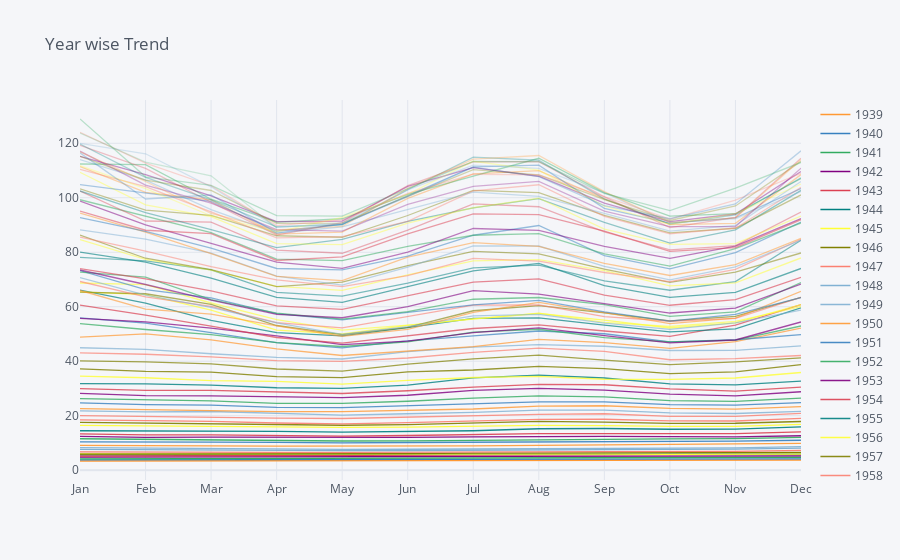

Notebook cell for this chart:
### Markdown cell above
## Yearly_Summary

### Code cell
pivot_data.iplot(title="Year wise Trend")

### Figure 1 — Plotly figure (JSON) as saved in the notebook; plotly's stock layout.template omitted (floating-point values rounded to 4 significant figures)
{"data": [{"line": {"color": "rgba(255, 153, 51, 1.0)", "dash": "solid", "shape": "linear", "width": 1.3}, "mode": "lines", "name": "1939", "text": "", "type": "scatter", "x": ["Jan", "Feb", "Mar", "Apr", "May", "Jun", "Jul", "Aug", "Sep", "Oct", "Nov", "Dec"], "y": [3.384, 3.41, 3.487, 3.513, 3.513, 3.565, 3.565, 3.617, 3.72, 3.72, 3.746, 3.746]}, {"line": {"color": "rgba(55, 128, 191, 1.0)", "dash": "solid", "shape": "linear", "width": 1.3}, "mode": "lines", "name": "1940", "text": "", "type": "scatter", "x": ["Jan", "Feb", "Mar", "Apr", "May", "Jun", "Jul", "Aug", "Sep", "Oct", "Nov", "Dec"], "y": [3.772, 3.823, 3.849, 3.849, 3.875, 3.927, 3.927, 3.978, 4.03, 4.056, 4.159, 4.159]}, {"line": {"color": "rgba(50, 171, 96, 1.0)", "dash": "solid", "shape": "linear", "width": 1.3}, "mode": "lines", "name": "1941", "text": "", "type": "scatter", "x": ["Jan", "Feb", "Mar", "Apr", "May", "Jun", "Jul", "Aug", "Sep", "Oct", "Nov", "Dec"], "y": [4.185, 4.237, 4.288, 4.34, 4.366, 4.443, 4.495, 4.547, 4.572, 4.598, 4.65, 4.753]}, {"line": {"color": "rgba(128, 0, 128, 1.0)", "dash": "solid", "shape": "linear", "width": 1.3}, "mode": "lines", "name": "1942", "text": "", "type": "scatter", "x": ["Jan", "Feb", "Mar", "Apr", "May", "Jun", "Jul", "Aug", "Sep", "Oct", "Nov", "Dec"], "y": [4.805, 4.857, 4.883, 4.883, 4.883, 4.908, 5.063, 5.089, 5.115, 5.115, 5.192, 5.27]}, {"line": {"color": "rgba(219, 64, 82, 1.0)", "dash": "solid", "shape": "linear", "width": 1.3}, "mode": "lines", "name": "1943", "text": "", "type": "scatter", "x": ["Jan", "Feb", "Mar", "Apr", "May", "Jun", "Jul", "Aug", "Sep", "Oct", "Nov", "Dec"], "y": [5.218, 5.296, 5.322, 5.399, 5.425, 5.528, 5.58, 5.606, 5.709, 5.709, 5.787, 5.787]}, {"line": {"color": "rgba(0, 128, 128, 1.0)", "dash": "solid", "shape": "linear", "width": 1.3}, "mode": "lines", "name": "1944", "text": "", "type": "scatter", "x": ["Jan", "Feb", "Mar", "Apr", "May", "Jun", "Jul", "Aug", "Sep", "Oct", "Nov", "Dec"], "y": [5.735, 5.812, 5.916, 5.942, 5.942, 5.942, 5.89, 5.916, 5.89, 5.838, 5.89, 5.916]}, {"line": {"color": "rgba(255, 255, 51, 1.0)", "dash": "solid", "shape": "linear", "width": 1.3}, "mode": "lines", "name": "1945", "text": "", "type": "scatter", "x": ["Jan", "Feb", "Mar", "Apr", "May", "Jun", "Jul", "Aug", "Sep", "Oct", "Nov", "Dec"], "y": [6.019, 6.019, 5.993, 5.993, 6.045, 6.122, 6.097, 5.993, 5.89, 5.838, 5.89, 5.942]}, {"line": {"color": "rgba(128, 128, 0, 1.0)", "dash": "solid", "shape": "linear", "width": 1.3}, "mode": "lines", "name": "1946", "text": "", "type": "scatter", "x": ["Jan", "Feb", "Mar", "Apr", "May", "Jun", "Jul", "Aug", "Sep", "Oct", "Nov", "Dec"], "y": [5.942, 5.942, 5.942, 6.045, 6.097, 6.122, 6.252, 6.355, 6.433, 6.51, 6.536, 6.562]}, {"line": {"color": "rgba(251, 128, 114, 1.0)", "dash": "solid", "shape": "linear", "width": 1.3}, "mode": "lines", "name": "1947", "text": "", "type": "scatter", "x": ["Jan", "Feb", "Mar", "Apr", "May", "Jun", "Jul", "Aug", "Sep", "Oct", "Nov", "Dec"], "y": [6.742, 6.613, 6.562, 6.562, 6.536, 6.536, 6.536, 6.717, 6.846, 6.872, 6.949, 7.285]}, {"line": {"color": "rgba(128, 177, 211, 1.0)", "dash": "solid", "shape": "linear", "width": 1.3}, "mode": "lines", "name": "1948", "text": "", "type": "scatter", "x": ["Jan", "Feb", "Mar", "Apr", "May", "Jun", "Jul", "Aug", "Sep", "Oct", "Nov", "Dec"], "y": [7.647, 7.466, 7.492, 7.337, 7.182, 7.233, 7.285, 7.466, 7.595, 7.673, 7.776, 8.086]}, {"line": {"color": "rgba(128, 177, 211, 0.9012345679012346)", "dash": "solid", "shape": "linear", "width": 1.3}, "mode": "lines", "name": "1949", "text": "", "type": "scatter", "x": ["Jan", "Feb", "Mar", "Apr", "May", "Jun", "Jul", "Aug", "Sep", "Oct", "Nov", "Dec"], "y": [8.267, 8.086, 7.982, 7.802, 7.647, 7.698, 7.802, 7.982, 8.06, 8.008, 8.215, 8.68]}, {"line": {"color": "rgba(255, 153, 51, 0.9012345679012346)", "dash": "solid", "shape": "linear", "width": 1.3}, "mode": "lines", "name": "1950", "text": "", "type": "scatter", "x": ["Jan", "Feb", "Mar", "Apr", "May", "Jun", "Jul", "Aug", "Sep", "Oct", "Nov", "Dec"], "y": [9.093, 8.887, 8.938, 8.835, 8.809, 8.887, 8.912, 9.119, 9.248, 9.403, 9.533, 9.868]}, {"line": {"color": "rgba(55, 128, 191, 0.9012345679012346)", "dash": "solid", "shape": "linear", "width": 1.3}, "mode": "lines", "name": "1951", "text": "", "type": "scatter", "x": ["Jan", "Feb", "Mar", "Apr", "May", "Jun", "Jul", "Aug", "Sep", "Oct", "Nov", "Dec"], "y": [10.44, 10.28, 10.28, 10.26, 10.05, 10.18, 10.23, 10.46, 10.57, 10.49, 10.7, 11.01]}, {"line": {"color": "rgba(50, 171, 96, 0.9012345679012346)", "dash": "solid", "shape": "linear", "width": 1.3}, "mode": "lines", "name": "1952", "text": "", "type": "scatter", "x": ["Jan", "Feb", "Mar", "Apr", "May", "Jun", "Jul", "Aug", "Sep", "Oct", "Nov", "Dec"], "y": [11.55, 11.29, 11.21, 10.93, 10.72, 10.8, 10.98, 11.34, 11.55, 11.52, 11.62, 12.04]}, {"line": {"color": "rgba(128, 0, 128, 0.9012345679012346)", "dash": "solid", "shape": "linear", "width": 1.3}, "mode": "lines", "name": "1953", "text": "", "type": "scatter", "x": ["Jan", "Feb", "Mar", "Apr", "May", "Jun", "Jul", "Aug", "Sep", "Oct", "Nov", "Dec"], "y": [12.45, 12.06, 12.14, 12.06, 11.91, 12.06, 12.24, 12.43, 12.43, 12.32, 12.24, 12.66]}, {"line": {"color": "rgba(219, 64, 82, 0.9012345679012346)", "dash": "solid", "shape": "linear", "width": 1.3}, "mode": "lines", "name": "1954", "text": "", "type": "scatter", "x": ["Jan", "Feb", "Mar", "Apr", "May", "Jun", "Jul", "Aug", "Sep", "Oct", "Nov", "Dec"], "y": [13.36, 12.99, 12.94, 12.79, 12.53, 12.74, 13.07, 13.41, 13.46, 13.36, 13.41, 14.08]}, {"line": {"color": "rgba(0, 128, 128, 0.9012345679012346)", "dash": "solid", "shape": "linear", "width": 1.3}, "mode": "lines", "name": "1955", "text": "", "type": "scatter", "x": ["Jan", "Feb", "Mar", "Apr", "May", "Jun", "Jul", "Aug", "Sep", "Oct", "Nov", "Dec"], "y": [14.49, 14.44, 14.44, 14.29, 14.0, 14.13, 14.49, 15.22, 15.32, 15.04, 15.11, 15.89]}, {"line": {"color": "rgba(255, 255, 51, 0.9012345679012346)", "dash": "solid", "shape": "linear", "width": 1.3}, "mode": "lines", "name": "1956", "text": "", "type": "scatter", "x": ["Jan", "Feb", "Mar", "Apr", "May", "Jun", "Jul", "Aug", "Sep", "Oct", "Nov", "Dec"], "y": [16.46, 16.25, 16.09, 15.89, 15.73, 15.84, 16.07, 16.46, 16.35, 16.07, 16.07, 16.79]}, {"line": {"color": "rgba(128, 128, 0, 0.9012345679012346)", "dash": "solid", "shape": "linear", "width": 1.3}, "mode": "lines", "name": "1957", "text": "", "type": "scatter", "x": ["Jan", "Feb", "Mar", "Apr", "May", "Jun", "Jul", "Aug", "Sep", "Oct", "Nov", "Dec"], "y": [17.54, 17.31, 17.08, 16.79, 16.51, 16.71, 17.39, 17.93, 17.67, 17.18, 17.23, 17.88]}, {"line": {"color": "rgba(251, 128, 114, 0.9012345679012346)", "dash": "solid", "shape": "linear", "width": 1.3}, "mode": "lines", "name": "1958", "text": "", "type": "scatter", "x": ["Jan", "Feb", "Mar", "Apr", "May", "Jun", "Jul", "Aug", "Sep", "Oct", "Nov", "Dec"], "y": [18.5, 18.19, 17.95, 17.33, 17.0, 17.44, 17.93, 18.65, 18.7, 18.14, 18.06, 19.01]}, {"line": {"color": "rgba(251, 128, 114, 0.8024691358024691)", "dash": "solid", "shape": "linear", "width": 1.3}, "mode": "lines", "name": "1959", "text": "", "type": "scatter", "x": ["Jan", "Feb", "Mar", "Apr", "May", "Jun", "Jul", "Aug", "Sep", "Oct", "Nov", "Dec"], "y": [20.02, 19.69, 19.58, 19.12, 18.99, 19.58, 20.1, 20.51, 20.72, 19.79, 19.74, 20.87]}, {"line": {"color": "rgba(128, 177, 211, 0.8024691358024691)", "dash": "solid", "shape": "linear", "width": 1.3}, "mode": "lines", "name": "1960", "text": "", "type": "scatter", "x": ["Jan", "Feb", "Mar", "Apr", "May", "Jun", "Jul", "Aug", "Sep", "Oct", "Nov", "Dec"], "y": [21.75, 21.44, 21.55, 20.82, 20.2, 20.72, 21.24, 22.06, 22.09, 21.05, 20.82, 21.6]}, {"line": {"color": "rgba(255, 153, 51, 0.8024691358024691)", "dash": "solid", "shape": "linear", "width": 1.3}, "mode": "lines", "name": "1961", "text": "", "type": "scatter", "x": ["Jan", "Feb", "Mar", "Apr", "May", "Jun", "Jul", "Aug", "Sep", "Oct", "Nov", "Dec"], "y": [22.63, 22.17, 21.86, 21.49, 21.49, 21.96, 22.48, 23.53, 23.66, 22.73, 22.4, 23.33]}, {"line": {"color": "rgba(55, 128, 191, 0.8024691358024691)", "dash": "solid", "shape": "linear", "width": 1.3}, "mode": "lines", "name": "1962", "text": "", "type": "scatter", "x": ["Jan", "Feb", "Mar", "Apr", "May", "Jun", "Jul", "Aug", "Sep", "Oct", "Nov", "Dec"], "y": [24.72, 24.08, 23.92, 23.04, 22.94, 23.72, 24.44, 25.11, 25.11, 24.08, 23.92, 24.83]}, {"line": {"color": "rgba(50, 171, 96, 0.8024691358024691)", "dash": "solid", "shape": "linear", "width": 1.3}, "mode": "lines", "name": "1963", "text": "", "type": "scatter", "x": ["Jan", "Feb", "Mar", "Apr", "May", "Jun", "Jul", "Aug", "Sep", "Oct", "Nov", "Dec"], "y": [26.27, 25.96, 25.47, 24.52, 24.52, 25.32, 26.45, 27.31, 26.92, 25.55, 25.24, 26.48]}, {"line": {"color": "rgba(128, 0, 128, 0.8024691358024691)", "dash": "solid", "shape": "linear", "width": 1.3}, "mode": "lines", "name": "1964", "text": "", "type": "scatter", "x": ["Jan", "Feb", "Mar", "Apr", "May", "Jun", "Jul", "Aug", "Sep", "Oct", "Nov", "Dec"], "y": [28.21, 27.36, 27.28, 26.84, 26.63, 27.51, 29.27, 30.07, 29.42, 27.9, 27.28, 28.8]}, {"line": {"color": "rgba(219, 64, 82, 0.8024691358024691)", "dash": "solid", "shape": "linear", "width": 1.3}, "mode": "lines", "name": "1965", "text": "", "type": "scatter", "x": ["Jan", "Feb", "Mar", "Apr", "May", "Jun", "Jul", "Aug", "Sep", "Oct", "Nov", "Dec"], "y": [29.94, 29.27, 29.32, 28.65, 28.16, 29.17, 30.48, 31.52, 31.36, 29.84, 29.04, 30.51]}, {"line": {"color": "rgba(0, 128, 128, 0.8024691358024691)", "dash": "solid", "shape": "linear", "width": 1.3}, "mode": "lines", "name": "1966", "text": "", "type": "scatter", "x": ["Jan", "Feb", "Mar", "Apr", "May", "Jun", "Jul", "Aug", "Sep", "Oct", "Nov", "Dec"], "y": [31.75, 31.7, 31.26, 30.28, 30.04, 31.21, 33.87, 34.88, 33.84, 31.72, 31.31, 32.73]}, {"line": {"color": "rgba(255, 255, 51, 0.8024691358024691)", "dash": "solid", "shape": "linear", "width": 1.3}, "mode": "lines", "name": "1967", "text": "", "type": "scatter", "x": ["Jan", "Feb", "Mar", "Apr", "May", "Jun", "Jul", "Aug", "Sep", "Oct", "Nov", "Dec"], "y": [34.52, 33.95, 32.89, 32.64, 31.56, 32.94, 34.03, 34.42, 33.38, 33.32, 33.84, 35.87]}, {"line": {"color": "rgba(128, 128, 0, 0.8024691358024691)", "dash": "solid", "shape": "linear", "width": 1.3}, "mode": "lines", "name": "1968", "text": "", "type": "scatter", "x": ["Jan", "Feb", "Mar", "Apr", "May", "Jun", "Jul", "Aug", "Sep", "Oct", "Nov", "Dec"], "y": [37.21, 36.29, 35.99, 34.35, 33.96, 36.12, 36.78, 38.1, 37.26, 35.48, 36.12, 38.74]}, {"line": {"color": "rgba(128, 128, 0, 0.7037037037037037)", "dash": "solid", "shape": "linear", "width": 1.3}, "mode": "lines", "name": "1969", "text": "", "type": "scatter", "x": ["Jan", "Feb", "Mar", "Apr", "May", "Jun", "Jul", "Aug", "Sep", "Oct", "Nov", "Dec"], "y": [40.16, 39.74, 39.01, 37.15, 36.35, 38.97, 40.86, 42.23, 40.39, 38.74, 39.78, 41.2]}, {"line": {"color": "rgba(251, 128, 114, 0.7037037037037037)", "dash": "solid", "shape": "linear", "width": 1.3}, "mode": "lines", "name": "1970", "text": "", "type": "scatter", "x": ["Jan", "Feb", "Mar", "Apr", "May", "Jun", "Jul", "Aug", "Sep", "Oct", "Nov", "Dec"], "y": [43.09, 42.56, 41.62, 40.2, 39.93, 41.18, 43.22, 44.81, 43.6, 40.55, 40.94, 42.11]}, {"line": {"color": "rgba(128, 177, 211, 0.7037037037037037)", "dash": "solid", "shape": "linear", "width": 1.3}, "mode": "lines", "name": "1971", "text": "", "type": "scatter", "x": ["Jan", "Feb", "Mar", "Apr", "May", "Jun", "Jul", "Aug", "Sep", "Oct", "Nov", "Dec"], "y": [44.95, 44.37, 42.75, 41.42, 40.83, 43.55, 45.19, 46.11, 45.51, 43.95, 44.0, 45.61]}, {"line": {"color": "rgba(255, 153, 51, 0.7037037037037037)", "dash": "solid", "shape": "linear", "width": 1.3}, "mode": "lines", "name": "1972", "text": "", "type": "scatter", "x": ["Jan", "Feb", "Mar", "Apr", "May", "Jun", "Jul", "Aug", "Sep", "Oct", "Nov", "Dec"], "y": [48.84, 50.02, 47.84, 44.51, 42.11, 43.82, 45.4, 47.99, 46.83, 44.69, 47.2, 52.18]}, {"line": {"color": "rgba(55, 128, 191, 0.7037037037037037)", "dash": "solid", "shape": "linear", "width": 1.3}, "mode": "lines", "name": "1973", "text": "", "type": "scatter", "x": ["Jan", "Feb", "Mar", "Apr", "May", "Jun", "Jul", "Aug", "Sep", "Oct", "Nov", "Dec"], "y": [55.93, 54.0, 50.51, 46.82, 44.93, 47.46, 49.32, 51.09, 50.08, 47.08, 47.88, 49.8]}, {"line": {"color": "rgba(50, 171, 96, 0.7037037037037037)", "dash": "solid", "shape": "linear", "width": 1.3}, "mode": "lines", "name": "1974", "text": "", "type": "scatter", "x": ["Jan", "Feb", "Mar", "Apr", "May", "Jun", "Jul", "Aug", "Sep", "Oct", "Nov", "Dec"], "y": [53.82, 51.66, 49.8, 46.83, 45.42, 47.11, 50.71, 51.74, 48.67, 47.12, 47.75, 52.94]}, {"line": {"color": "rgba(128, 0, 128, 0.7037037037037037)", "dash": "solid", "shape": "linear", "width": 1.3}, "mode": "lines", "name": "1975", "text": "", "type": "scatter", "x": ["Jan", "Feb", "Mar", "Apr", "May", "Jun", "Jul", "Aug", "Sep", "Oct", "Nov", "Dec"], "y": [55.7, 54.41, 52.14, 49.34, 46.11, 47.38, 50.53, 52.26, 49.43, 46.75, 47.8, 54.41]}, {"line": {"color": "rgba(219, 64, 82, 0.7037037037037037)", "dash": "solid", "shape": "linear", "width": 1.3}, "mode": "lines", "name": "1976", "text": "", "type": "scatter", "x": ["Jan", "Feb", "Mar", "Apr", "May", "Jun", "Jul", "Aug", "Sep", "Oct", "Nov", "Dec"], "y": [60.61, 56.93, 52.92, 48.72, 46.68, 49.25, 52.02, 53.38, 51.1, 49.14, 53.26, 60.82]}, {"line": {"color": "rgba(0, 128, 128, 0.7037037037037037)", "dash": "solid", "shape": "linear", "width": 1.3}, "mode": "lines", "name": "1977", "text": "", "type": "scatter", "x": ["Jan", "Feb", "Mar", "Apr", "May", "Jun", "Jul", "Aug", "Sep", "Oct", "Nov", "Dec"], "y": [66.11, 61.36, 54.99, 50.51, 49.32, 52.31, 55.76, 55.93, 53.23, 50.74, 51.9, 59.58]}, {"line": {"color": "rgba(255, 255, 51, 0.7037037037037037)", "dash": "solid", "shape": "linear", "width": 1.3}, "mode": "lines", "name": "1978", "text": "", "type": "scatter", "x": ["Jan", "Feb", "Mar", "Apr", "May", "Jun", "Jul", "Aug", "Sep", "Oct", "Nov", "Dec"], "y": [65.47, 64.46, 58.73, 51.41, 49.99, 53.2, 55.52, 57.51, 55.06, 52.2, 54.05, 60.76]}, {"line": {"color": "rgba(255, 255, 51, 0.6049382716049383)", "dash": "solid", "shape": "linear", "width": 1.3}, "mode": "lines", "name": "1979", "text": "", "type": "scatter", "x": ["Jan", "Feb", "Mar", "Apr", "May", "Jun", "Jul", "Aug", "Sep", "Oct", "Nov", "Dec"], "y": [68.71, 68.12, 61.37, 55.27, 51.4, 53.25, 55.44, 57.65, 54.23, 52.76, 54.65, 60.09]}, {"line": {"color": "rgba(128, 128, 0, 0.6049382716049383)", "dash": "solid", "shape": "linear", "width": 1.3}, "mode": "lines", "name": "1980", "text": "", "type": "scatter", "x": ["Jan", "Feb", "Mar", "Apr", "May", "Jun", "Jul", "Aug", "Sep", "Oct", "Nov", "Dec"], "y": [65.38, 64.77, 60.88, 53.11, 49.8, 52.43, 58.53, 60.41, 57.74, 54.76, 56.46, 63.44]}, {"line": {"color": "rgba(251, 128, 114, 0.6049382716049383)", "dash": "solid", "shape": "linear", "width": 1.3}, "mode": "lines", "name": "1981", "text": "", "type": "scatter", "x": ["Jan", "Feb", "Mar", "Apr", "May", "Jun", "Jul", "Aug", "Sep", "Oct", "Nov", "Dec"], "y": [69.27, 63.63, 60.1, 54.14, 52.25, 56.49, 60.62, 60.65, 56.37, 54.68, 55.72, 63.43]}, {"line": {"color": "rgba(128, 177, 211, 0.6049382716049383)", "dash": "solid", "shape": "linear", "width": 1.3}, "mode": "lines", "name": "1982", "text": "", "type": "scatter", "x": ["Jan", "Feb", "Mar", "Apr", "May", "Jun", "Jul", "Aug", "Sep", "Oct", "Nov", "Dec"], "y": [70.67, 64.27, 59.78, 54.11, 49.86, 52.71, 56.64, 57.19, 54, 51.7, 54.07, 58.77]}, {"line": {"color": "rgba(255, 153, 51, 0.6049382716049383)", "dash": "solid", "shape": "linear", "width": 1.3}, "mode": "lines", "name": "1983", "text": "", "type": "scatter", "x": ["Jan", "Feb", "Mar", "Apr", "May", "Jun", "Jul", "Aug", "Sep", "Oct", "Nov", "Dec"], "y": [65.96, 59.16, 57.31, 52.97, 49.17, 51.71, 57.93, 61.59, 57.81, 53.78, 55.8, 65.63]}, {"line": {"color": "rgba(55, 128, 191, 0.6049382716049383)", "dash": "solid", "shape": "linear", "width": 1.3}, "mode": "lines", "name": "1984", "text": "", "type": "scatter", "x": ["Jan", "Feb", "Mar", "Apr", "May", "Jun", "Jul", "Aug", "Sep", "Oct", "Nov", "Dec"], "y": [73.27, 66.25, 63.28, 57.45, 55.15, 57.93, 60.68, 62.36, 58.08, 54.72, 57.17, 63.35]}, {"line": {"color": "rgba(50, 171, 96, 0.6049382716049383)", "dash": "solid", "shape": "linear", "width": 1.3}, "mode": "lines", "name": "1985", "text": "", "type": "scatter", "x": ["Jan", "Feb", "Mar", "Apr", "May", "Jun", "Jul", "Aug", "Sep", "Oct", "Nov", "Dec"], "y": [72.68, 70.85, 62.62, 57.61, 55.45, 58.22, 62.76, 63.39, 60.75, 56.46, 58.14, 68.88]}, {"line": {"color": "rgba(128, 0, 128, 0.6049382716049383)", "dash": "solid", "shape": "linear", "width": 1.3}, "mode": "lines", "name": "1986", "text": "", "type": "scatter", "x": ["Jan", "Feb", "Mar", "Apr", "May", "Jun", "Jul", "Aug", "Sep", "Oct", "Nov", "Dec"], "y": [73.5, 68.16, 62.39, 57.19, 55.96, 60.03, 65.91, 64.64, 61.17, 57.7, 59.5, 68.33]}, {"line": {"color": "rgba(219, 64, 82, 0.6049382716049383)", "dash": "solid", "shape": "linear", "width": 1.3}, "mode": "lines", "name": "1987", "text": "", "type": "scatter", "x": ["Jan", "Feb", "Mar", "Apr", "May", "Jun", "Jul", "Aug", "Sep", "Oct", "Nov", "Dec"], "y": [74.02, 70.25, 65.8, 60.32, 59.02, 64.03, 69.03, 70.24, 64.3, 60.54, 62.62, 70.77]}, {"line": {"color": "rgba(0, 128, 128, 0.6049382716049383)", "dash": "solid", "shape": "linear", "width": 1.3}, "mode": "lines", "name": "1988", "text": "", "type": "scatter", "x": ["Jan", "Feb", "Mar", "Apr", "May", "Jun", "Jul", "Aug", "Sep", "Oct", "Nov", "Dec"], "y": [80.08, 76.36, 70.5, 63.42, 61.58, 67.27, 73.17, 75.95, 67.72, 63.46, 65.27, 74.05]}, {"line": {"color": "rgba(0, 128, 128, 0.5061728395061729)", "dash": "solid", "shape": "linear", "width": 1.3}, "mode": "lines", "name": "1989", "text": "", "type": "scatter", "x": ["Jan", "Feb", "Mar", "Apr", "May", "Jun", "Jul", "Aug", "Sep", "Oct", "Nov", "Dec"], "y": [78.14, 76.85, 73.54, 65.27, 63.86, 68.66, 74.25, 75.27, 69.51, 66.06, 69.26, 84.4]}, {"line": {"color": "rgba(255, 255, 51, 0.5061728395061729)", "dash": "solid", "shape": "linear", "width": 1.3}, "mode": "lines", "name": "1990", "text": "", "type": "scatter", "x": ["Jan", "Feb", "Mar", "Apr", "May", "Jun", "Jul", "Aug", "Sep", "Oct", "Nov", "Dec"], "y": [84.64, 77.42, 73.42, 67.46, 66.01, 71.65, 76.84, 77.33, 73.28, 67.62, 68.77, 77.92]}, {"line": {"color": "rgba(128, 128, 0, 0.5061728395061729)", "dash": "solid", "shape": "linear", "width": 1.3}, "mode": "lines", "name": "1991", "text": "", "type": "scatter", "x": ["Jan", "Feb", "Mar", "Apr", "May", "Jun", "Jul", "Aug", "Sep", "Oct", "Nov", "Dec"], "y": [86.29, 77.8, 73.61, 67.35, 69.02, 75.08, 80.35, 79.41, 73.81, 68.96, 72.72, 79.74]}, {"line": {"color": "rgba(251, 128, 114, 0.5061728395061729)", "dash": "solid", "shape": "linear", "width": 1.3}, "mode": "lines", "name": "1992", "text": "", "type": "scatter", "x": ["Jan", "Feb", "Mar", "Apr", "May", "Jun", "Jul", "Aug", "Sep", "Oct", "Nov", "Dec"], "y": [85.56, 80.42, 74.74, 69.84, 67.38, 71.42, 77.73, 76.78, 72.57, 69.24, 73.72, 84.78]}, {"line": {"color": "rgba(128, 177, 211, 0.5061728395061729)", "dash": "solid", "shape": "linear", "width": 1.3}, "mode": "lines", "name": "1993", "text": "", "type": "scatter", "x": ["Jan", "Feb", "Mar", "Apr", "May", "Jun", "Jul", "Aug", "Sep", "Oct", "Nov", "Dec"], "y": [88.23, 84.79, 79.69, 71.27, 67.91, 74.55, 82.34, 82.29, 74.83, 69.88, 74.63, 84.47]}, {"line": {"color": "rgba(255, 153, 51, 0.5061728395061729)", "dash": "solid", "shape": "linear", "width": 1.3}, "mode": "lines", "name": "1994", "text": "", "type": "scatter", "x": ["Jan", "Feb", "Mar", "Apr", "May", "Jun", "Jul", "Aug", "Sep", "Oct", "Nov", "Dec"], "y": [94.4, 87.41, 79.48, 71.18, 69.59, 78.2, 83.53, 82.13, 75.92, 71.48, 75.48, 85.08]}, {"line": {"color": "rgba(55, 128, 191, 0.5061728395061729)", "dash": "solid", "shape": "linear", "width": 1.3}, "mode": "lines", "name": "1995", "text": "", "type": "scatter", "x": ["Jan", "Feb", "Mar", "Apr", "May", "Jun", "Jul", "Aug", "Sep", "Oct", "Nov", "Dec"], "y": [92.74, 87.67, 81.52, 74.05, 73.5, 78.55, 86.24, 89.81, 78.74, 73.94, 79.89, 91.09]}, {"line": {"color": "rgba(50, 171, 96, 0.5061728395061729)", "dash": "solid", "shape": "linear", "width": 1.3}, "mode": "lines", "name": "1996", "text": "", "type": "scatter", "x": ["Jan", "Feb", "Mar", "Apr", "May", "Jun", "Jul", "Aug", "Sep", "Oct", "Nov", "Dec"], "y": [99.27, 93.17, 87.21, 77.47, 76.93, 82.2, 86.23, 86.82, 79.44, 74.91, 81.3, 90.75]}, {"line": {"color": "rgba(128, 0, 128, 0.5061728395061729)", "dash": "solid", "shape": "linear", "width": 1.3}, "mode": "lines", "name": "1997", "text": "", "type": "scatter", "x": ["Jan", "Feb", "Mar", "Apr", "May", "Jun", "Jul", "Aug", "Sep", "Oct", "Nov", "Dec"], "y": [98.75, 90.05, 83.27, 76.38, 74.08, 80.01, 88.72, 88.05, 82.18, 77.73, 82.28, 92.36]}, {"line": {"color": "rgba(219, 64, 82, 0.5061728395061729)", "dash": "solid", "shape": "linear", "width": 1.3}, "mode": "lines", "name": "1998", "text": "", "type": "scatter", "x": ["Jan", "Feb", "Mar", "Apr", "May", "Jun", "Jul", "Aug", "Sep", "Oct", "Nov", "Dec"], "y": [95.07, 88.08, 86.81, 76.98, 78.27, 86.71, 94.11, 93.8, 87.79, 80.33, 81.67, 91.96]}, {"line": {"color": "rgba(219, 64, 82, 0.4074074074074075)", "dash": "solid", "shape": "linear", "width": 1.3}, "mode": "lines", "name": "1999", "text": "", "type": "scatter", "x": ["Jan", "Feb", "Mar", "Apr", "May", "Jun", "Jul", "Aug", "Sep", "Oct", "Nov", "Dec"], "y": [102.4, 91.47, 91.02, 80.75, 79.64, 88.12, 97.78, 96.7, 87.49, 80.86, 82.44, 94.77]}, {"line": {"color": "rgba(0, 128, 128, 0.4074074074074075)", "dash": "solid", "shape": "linear", "width": 1.3}, "mode": "lines", "name": "2000", "text": "", "type": "scatter", "x": ["Jan", "Feb", "Mar", "Apr", "May", "Jun", "Jul", "Aug", "Sep", "Oct", "Nov", "Dec"], "y": [102.5, 94.52, 88.35, 81.67, 84.72, 91.33, 96.3, 99.67, 90.95, 83.38, 88.25, 102.7]}, {"line": {"color": "rgba(255, 255, 51, 0.4074074074074075)", "dash": "solid", "shape": "linear", "width": 1.3}, "mode": "lines", "name": "2001", "text": "", "type": "scatter", "x": ["Jan", "Feb", "Mar", "Apr", "May", "Jun", "Jul", "Aug", "Sep", "Oct", "Nov", "Dec"], "y": [109.3, 97.4, 93.06, 83.13, 82.78, 90.66, 96.33, 99.81, 88.51, 82.9, 83.15, 93.28]}, {"line": {"color": "rgba(128, 128, 0, 0.4074074074074075)", "dash": "solid", "shape": "linear", "width": 1.3}, "mode": "lines", "name": "2002", "text": "", "type": "scatter", "x": ["Jan", "Feb", "Mar", "Apr", "May", "Jun", "Jul", "Aug", "Sep", "Oct", "Nov", "Dec"], "y": [103.3, 95.46, 93.51, 86.05, 85.5, 93.49, 102.7, 101.9, 93.56, 87.13, 88.8, 101.0]}, {"line": {"color": "rgba(251, 128, 114, 0.4074074074074075)", "dash": "solid", "shape": "linear", "width": 1.3}, "mode": "lines", "name": "2003", "text": "", "type": "scatter", "x": ["Jan", "Feb", "Mar", "Apr", "May", "Jun", "Jul", "Aug", "Sep", "Oct", "Nov", "Dec"], "y": [110.4, 104.1, 94.8, 85.31, 85.74, 91.37, 102.5, 104.8, 93.18, 86.75, 88.83, 103.8]}, {"line": {"color": "rgba(128, 177, 211, 0.4074074074074075)", "dash": "solid", "shape": "linear", "width": 1.3}, "mode": "lines", "name": "2004", "text": "", "type": "scatter", "x": ["Jan", "Feb", "Mar", "Apr", "May", "Jun", "Jul", "Aug", "Sep", "Oct", "Nov", "Dec"], "y": [114.0, 106.4, 95.66, 86.98, 89.32, 95.81, 102.1, 100.5, 94.3, 87.77, 89.83, 106.0]}, {"line": {"color": "rgba(255, 153, 51, 0.4074074074074075)", "dash": "solid", "shape": "linear", "width": 1.3}, "mode": "lines", "name": "2005", "text": "", "type": "scatter", "x": ["Jan", "Feb", "Mar", "Apr", "May", "Jun", "Jul", "Aug", "Sep", "Oct", "Nov", "Dec"], "y": [111.4, 101.9, 99.23, 86.68, 87.38, 99.74, 108.8, 110.0, 99.56, 90.17, 90.63, 108.5]}, {"line": {"color": "rgba(55, 128, 191, 0.4074074074074075)", "dash": "solid", "shape": "linear", "width": 1.3}, "mode": "lines", "name": "2006", "text": "", "type": "scatter", "x": ["Jan", "Feb", "Mar", "Apr", "May", "Jun", "Jul", "Aug", "Sep", "Oct", "Nov", "Dec"], "y": [104.8, 101.6, 98.69, 87.7, 90.24, 100.8, 111.4, 112.0, 96.12, 90.69, 92.59, 103.4]}, {"line": {"color": "rgba(50, 171, 96, 0.4074074074074075)", "dash": "solid", "shape": "linear", "width": 1.3}, "mode": "lines", "name": "2007", "text": "", "type": "scatter", "x": ["Jan", "Feb", "Mar", "Apr", "May", "Jun", "Jul", "Aug", "Sep", "Oct", "Nov", "Dec"], "y": [112.4, 112.1, 99.47, 91.05, 92.3, 101.3, 107.9, 114.5, 101.9, 93.28, 94.15, 107.0]}, {"line": {"color": "rgba(128, 0, 128, 0.4074074074074075)", "dash": "solid", "shape": "linear", "width": 1.3}, "mode": "lines", "name": "2008", "text": "", "type": "scatter", "x": ["Jan", "Feb", "Mar", "Apr", "May", "Jun", "Jul", "Aug", "Sep", "Oct", "Nov", "Dec"], "y": [115.2, 108.5, 100.7, 91.21, 91.44, 104.2, 111.1, 107.9, 98.01, 91.24, 94.03, 109.7]}, {"line": {"color": "rgba(128, 0, 128, 0.30864197530864207)", "dash": "solid", "shape": "linear", "width": 1.3}, "mode": "lines", "name": "2009", "text": "", "type": "scatter", "x": ["Jan", "Feb", "Mar", "Apr", "May", "Jun", "Jul", "Aug", "Sep", "Oct", "Nov", "Dec"], "y": [117.1, 104.7, 98.0, 88.32, 87.73, 97.55, 104.2, 106.0, 95.09, 89.38, 89.46, 110.9]}, {"line": {"color": "rgba(219, 64, 82, 0.30864197530864207)", "dash": "solid", "shape": "linear", "width": 1.3}, "mode": "lines", "name": "2010", "text": "", "type": "scatter", "x": ["Jan", "Feb", "Mar", "Apr", "May", "Jun", "Jul", "Aug", "Sep", "Oct", "Nov", "Dec"], "y": [119.2, 110.8, 98.34, 86.26, 90.85, 104.5, 113.1, 113.3, 100.3, 89.07, 92.83, 114.5]}, {"line": {"color": "rgba(0, 128, 128, 0.30864197530864207)", "dash": "solid", "shape": "linear", "width": 1.3}, "mode": "lines", "name": "2011", "text": "", "type": "scatter", "x": ["Jan", "Feb", "Mar", "Apr", "May", "Jun", "Jul", "Aug", "Sep", "Oct", "Nov", "Dec"], "y": [119.7, 107.5, 99.18, 89.36, 90.09, 102.9, 114.9, 113.8, 99.58, 90.32, 93.75, 107.3]}, {"line": {"color": "rgba(255, 255, 51, 0.30864197530864207)", "dash": "solid", "shape": "linear", "width": 1.3}, "mode": "lines", "name": "2012", "text": "", "type": "scatter", "x": ["Jan", "Feb", "Mar", "Apr", "May", "Jun", "Jul", "Aug", "Sep", "Oct", "Nov", "Dec"], "y": [111.8, 103.3, 93.41, 87.45, 92.77, 101.2, 113.4, 110.2, 96.9, 90.26, 94.21, 105.0]}, {"line": {"color": "rgba(128, 128, 0, 0.30864197530864207)", "dash": "solid", "shape": "linear", "width": 1.3}, "mode": "lines", "name": "2013", "text": "", "type": "scatter", "x": ["Jan", "Feb", "Mar", "Apr", "May", "Jun", "Jul", "Aug", "Sep", "Oct", "Nov", "Dec"], "y": [115.2, 106.5, 102.7, 90.61, 90.7, 100.7, 110.4, 108.4, 99.34, 91.67, 96.98, 113.3]}, {"line": {"color": "rgba(251, 128, 114, 0.30864197530864207)", "dash": "solid", "shape": "linear", "width": 1.3}, "mode": "lines", "name": "2014", "text": "", "type": "scatter", "x": ["Jan", "Feb", "Mar", "Apr", "May", "Jun", "Jul", "Aug", "Sep", "Oct", "Nov", "Dec"], "y": [124.0, 112.7, 104.4, 89.8, 91.86, 101.6, 108.6, 108.4, 100.4, 92.14, 99.11, 109.0]}, {"line": {"color": "rgba(128, 177, 211, 0.30864197530864207)", "dash": "solid", "shape": "linear", "width": 1.3}, "mode": "lines", "name": "2015", "text": "", "type": "scatter", "x": ["Jan", "Feb", "Mar", "Apr", "May", "Jun", "Jul", "Aug", "Sep", "Oct", "Nov", "Dec"], "y": [119.9, 116.1, 104.0, 89.15, 90.69, 102.9, 112.0, 110.8, 101.8, 90.99, 92.21, 102.3]}, {"line": {"color": "rgba(255, 153, 51, 0.30864197530864207)", "dash": "solid", "shape": "linear", "width": 1.3}, "mode": "lines", "name": "2016", "text": "", "type": "scatter", "x": ["Jan", "Feb", "Mar", "Apr", "May", "Jun", "Jul", "Aug", "Sep", "Oct", "Nov", "Dec"], "y": [116.9, 106.0, 94.23, 88.16, 89.47, 103.4, 114.2, 115.5, 102.2, 90.85, 92.6, 114.0]}, {"line": {"color": "rgba(55, 128, 191, 0.30864197530864207)", "dash": "solid", "shape": "linear", "width": 1.3}, "mode": "lines", "name": "2017", "text": "", "type": "scatter", "x": ["Jan", "Feb", "Mar", "Apr", "May", "Jun", "Jul", "Aug", "Sep", "Oct", "Nov", "Dec"], "y": [116.5, 99.54, 101.0, 87.04, 90.36, 100.4, 111.2, 107.8, 97.08, 92.3, 97.72, 117.2]}, {"line": {"color": "rgba(50, 171, 96, 0.30864197530864207)", "dash": "solid", "shape": "linear", "width": 1.3}, "mode": "lines", "name": "2018", "text": "", "type": "scatter", "x": ["Jan", "Feb", "Mar", "Apr", "May", "Jun", "Jul", "Aug", "Sep", "Oct", "Nov", "Dec"], "y": [128.9, 107.7, 104.6, 93.45, 93.24, 103.3, 113.3, 113.3, 101.6, 95.32, 103.6, 112.9]}, {"line": {"color": "rgba(50, 171, 96, 0.20987654320987664)", "dash": "solid", "shape": "linear", "width": 1.3}, "mode": "lines", "name": "2019", "text": "", "type": "scatter", "x": ["Jan", "Feb", "Mar", "Apr", "May", "Jun", "Jul", "Aug", "Sep", "Oct", "Nov", "Dec"], "y": [123.8, 113.1, 108.0, 88.87, "", "", "", "", "", "", "", ""]}], "layout": {"legend": {"bgcolor": "#F5F6F9", "font": {"color": "#4D5663"}}, "paper_bgcolor": "#F5F6F9", "plot_bgcolor": "#F5F6F9", "title": {"font": {"color": "#4D5663"}, "text": "Year wise Trend"}, "xaxis": {"gridcolor": "#E1E5ED", "showgrid": true, "tickfont": {"color": "#4D5663"}, "title": {"font": {"color": "#4D5663"}, "text": ""}, "zerolinecolor": "#E1E5ED"}, "yaxis": {"gridcolor": "#E1E5ED", "showgrid": true, "tickfont": {"color": "#4D5663"}, "title": {"font": {"color": "#4D5663"}, "text": ""}, "zerolinecolor": "#E1E5ED"}}}
